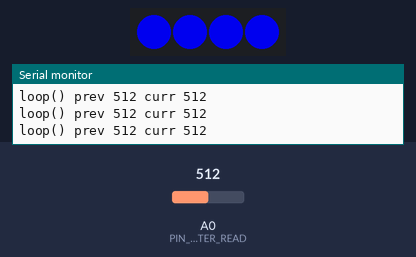
A sketch run on a simulated Arduino Uno, built with avr-gcc and run on an emulated ATmega328P. On the bench: 4 RGB LEDs in strip order, left to right, the last lines printed to the serial monitor. Inputs (shaded band) come from the test bench; at power-on: A0 (PIN_WATER_READ) = 512.

Above: at 1.28 s.
1.3 s: A0 (PIN_WATER_READ) set to 306
2.8 s: A0 (PIN_WATER_READ) set to 988
At 3.4 s:
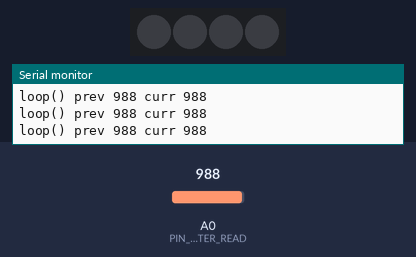
4.5 s: A0 (PIN_WATER_READ) set to 1014
At 5.8 s:
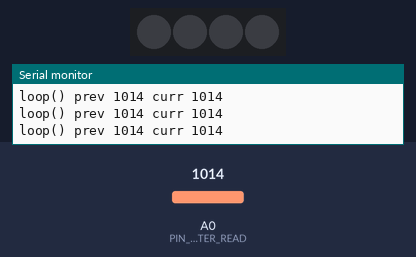
Timing chart, 0 to 7.5 s (numbered marks = the images above; inputs shaded):
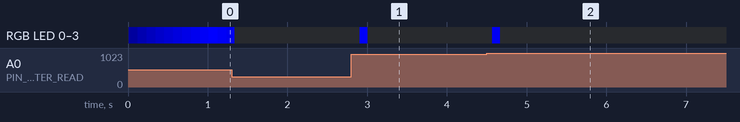

The sketch:

pixel_test_v3.ino
```cpp
#include <Adafruit_NeoPixel.h>

// Define water sensor pins
#define PIN_WATER_READ A0
#define PIN_WATER_POWER 3

// Define neopixel pins
#define PIN_NEOPIXEL 2

// Define animation constants
#define NUM_PIXELS 4
#define THRESHOLD 25
#define DEFAULT_GLOW 5
#define DEFAULT_FLASH 0
#define DEFAULT_DRAIN 0
#define GLOW_INCREMENT 25
#define FLASH_INCREMENT 1
#define DRAIN_INCREMENT 1

Adafruit_NeoPixel NP(NUM_PIXELS, PIN_NEOPIXEL, NEO_GRB + NEO_KHZ800);

// Determine if animation is played
int prev_value = 0;

// For glow animation
int curr_glow = DEFAULT_GLOW;
int increase_glow = 0;

// For flash animation
int curr_flash = DEFAULT_FLASH;

// For drain animation
int curr_drain = DEFAULT_DRAIN;

void setup() {
  pinMode(PIN_WATER_READ, INPUT);
  pinMode(PIN_WATER_POWER, OUTPUT);
  digitalWrite(PIN_WATER_POWER, LOW);
  NP.begin();
  Serial.begin(9600);
}

void loop() {
  NP.clear();
  NP.show();
  // Read the water sensor value
  int curr_value = readSensor();
  // For debugging
  Serial.print("loop() prev ");
  Serial.print(prev_value);
  Serial.print(" curr ");
  Serial.println(curr_value);
  // Check if the value has decreased
  if (prev_value - curr_value >= THRESHOLD) {
    curr_glow = DEFAULT_GLOW;
    curr_flash = DEFAULT_FLASH;
    drain(255, 255, 255);
  }
  // Check if the value has increased
  else if (curr_value - prev_value >= THRESHOLD) {
    curr_drain = DEFAULT_DRAIN;
    glow(0, 0, 255);
    //flash(255, 255, 255);
  }
  // Check if the drain animation is still supposed to be playing
  else if (curr_drain > DEFAULT_DRAIN)
    drain(255, 255, 255);
  // Check if the glow animation is still supposed to be playing
  else if (curr_glow > DEFAULT_GLOW)
    glow(0, 0, 255);
  // Check if the flash animation is still supposed to be playing
  /*else if (curr_flash > DEFAULT_FLASH)
    flash(255, 255, 255);*/
  prev_value = curr_value;
  // Delay till the next iteration
  delay(100);
}

int readSensor() {
  digitalWrite(PIN_WATER_POWER, HIGH);
  delay(10);
  int val = analogRead(PIN_WATER_READ);
  digitalWrite(PIN_WATER_POWER, LOW);
  return val;
}

void glow(int r, int g, int b) {
  //Serial.println("glowing"); // For debugging
  curr_glow += pow(-1, increase_glow) * GLOW_INCREMENT;
  for (int pixel = 0; pixel < NUM_PIXELS; pixel++)
    NP.setPixelColor(pixel, NP.Color(r * curr_glow / 255, g * curr_glow / 255, b * curr_glow / 255));
  NP.show();
  if (curr_glow == DEFAULT_GLOW || curr_glow == 255)
    increase_glow = 1 - increase_glow;
}

void flash(int r, int g, int b) {
  //Serial.println("flashing"); // For debugging
  curr_flash = (curr_flash + FLASH_INCREMENT) % NUM_PIXELS;
  NP.setPixelColor(curr_flash, NP.Color(r, g, b));
  NP.show();
}

void drain(int r, int g, int b) {
  //Serial.println("draining"); // For debugging
  curr_drain = (curr_drain - DRAIN_INCREMENT) % NUM_PIXELS;
  NP.setPixelColor(curr_drain, NP.Color(r, g, b));
  NP.show();
}
```

Measured:
- after the input at 2.8 s, RGB LED 0–3: off → RGB(0, 0, 236) after 0.10 s, → off 0.10 s later
- after the input at 4.5 s, RGB LED 0–3: off → RGB(0, 0, 211) after 0.07 s, → off 0.10 s later
